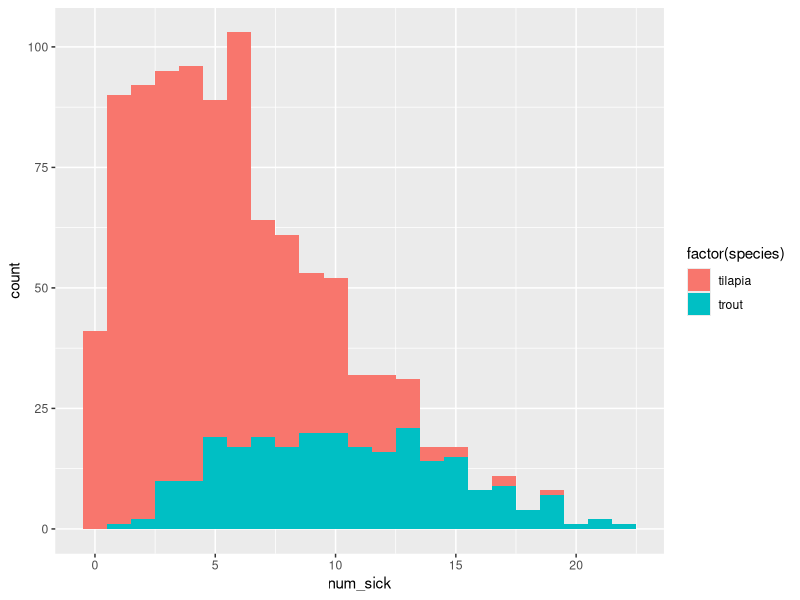

Generate this figure with R: (Note: this script raises an error after producing the figure.)
# Tank generation data script (for module 2)
# Keaton Wilson
# keatonwilson@me.com
# 2020-01-01

# packages
library(tidyverse)
library(truncnorm)

# generating tank data frame
fish_tanks <- tibble(tank_id = c(1:1000), 
               species = c(rep("tilapia", 750), rep("trout", 250))) %>%
  mutate(avg_daily_temp = ifelse(species == "tilapia", 
                                 rnorm(n = 750, mean = 23.89, sd = 0.5), 
                                 rnorm(n = 250, mean = 15, sd = 0.5)), 
        num_fish = ifelse(species == "tilapia", 
                                 round(rnorm(n = 750, mean = 100, sd = 3)), 
                                 round(rnorm(n = 250, mean = 75, sd = 8))), 
        day_length = ifelse(species == "tilapia", 
                          round(rnorm(n = 750, mean = 10, sd = 1)), 
                          round(rnorm(n = 250, mean = 12, sd = 1))), 
        tank_volume = ifelse(species == "tilapia", 
                          (rnorm(n = 750, mean = 400, sd = 0.8)), 
                          (rnorm(n = 250, mean = 400, sd = 0.8))),
        num_sick = ifelse(species == "tilapia",
                          round(rtruncnorm(750, a = 0, mean = 2, sd = 5)),
                          round(rtruncnorm(250, a = 0, mean = 10, sd = 5))))

fish_sick <- fish_tanks %>%
  sample_n(50, weight = factor(species))
  
# Looking at data
fish_tanks %>%
  ggplot(aes(x = num_sick, fill = factor(species))) +
  geom_histogram(binwidth = 1)

# for THIS specific iteration of sick_fish (Spring 2023)
sick_fish <- sick_fish %>% 
  mutate(density = num_sick/num_fish, 
         num_sick = if_else(species == "tilapia" & density > 0.075, 0,
                           if_else(species == "trout", num_sick + 2, num_sick)),
         avg_daily_temp = if_else(species == "trout" & density < 0.08, 13.8, avg_daily_temp),
         day_length = if_else(density < 0.2 & density > 0.19, 13, day_length)) %>% 
  select(-density)

# writing to csv
write_csv(fish_tanks %>% 
            select(-num_sick), "./modules/module_2/data/fish_tank_data.csv")
write_csv(sick_fish, "./modules/module_2/data/fish_sick_data.csv")
# 
# Note, be careful overwriting this - I cherrypicked high density tanks with 
# high infection rates... if you re-run and re-write the csv file here, you'll 
# lose those modifications and have to go back in to make them again. 
